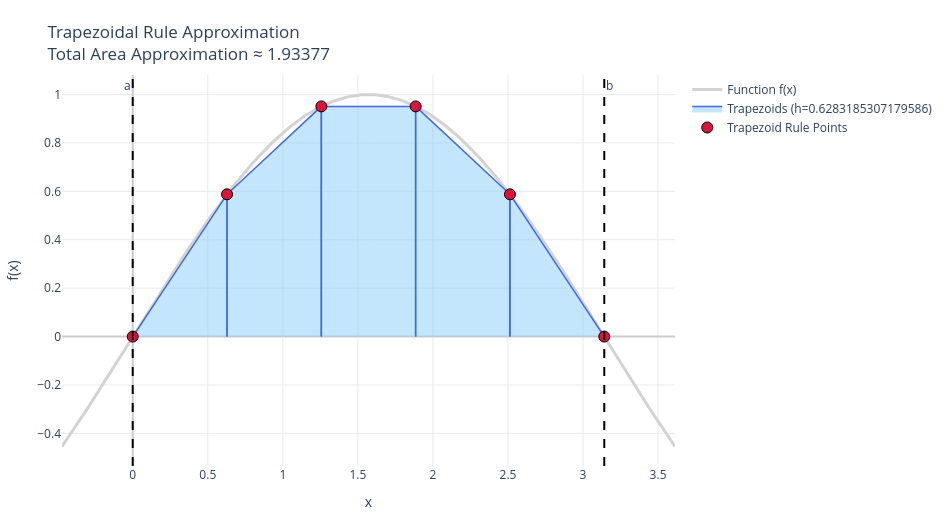

Here is the notebook cell this chart was saved with:
### Markdown cell above
```{literalinclude} ../../../executable_engineering/executable_engineering/numerical_integration_module.py
:language: python
:linenos:
:start-at: def trapezoid_rule
:end-before: def visualize_trapezoid_rule

### Code cell
exe.display_source(exe.trapezoid_rule)

result = exe.trapezoid_rule(np.sin, a=0, b=np.pi, n=5)
fig = exe.visualize_trapezoid_rule(np.sin, result)
fig.show()

### Figure 1 — Plotly figure (JSON) as saved in the notebook; plotly's stock layout.template omitted (floating-point values rounded to 4 significant figures; data arrays with more than 128 entries replaced by an {"elided": "..."} marker saying what was removed)
{"data": [{"line": {"color": "lightgray", "width": 3}, "mode": "lines", "name": "Function f(x)", "type": "scatter", "x": {"elided": "400 float values"}, "y": {"elided": "400 float values"}}, {"fill": "toself", "fillcolor": "rgba(135, 206, 250, 0.5)", "hoverinfo": "text", "line": {"color": "royalblue", "width": 1.5}, "mode": "lines", "name": "Trapezoids (h=0.6283185307179586)", "showlegend": true, "text": ["Interval: [0, 0.628]<br>Area ≈ 0.1847", "Interval: [0, 0.628]<br>Area ≈ 0.1847", "Interval: [0, 0.628]<br>Area ≈ 0.1847", "Interval: [0, 0.628]<br>Area ≈ 0.1847"], "type": "scatter", "x": [0, 0, 0.6283, 0.6283], "y": [0, 0, 0.5878, 0]}, {"fill": "toself", "fillcolor": "rgba(135, 206, 250, 0.5)", "hoverinfo": "text", "line": {"color": "royalblue", "width": 1.5}, "mode": "lines", "name": "Trapezoids (h=0.6283185307179586)", "showlegend": false, "text": ["Interval: [0.628, 1.26]<br>Area ≈ 0.4834", "Interval: [0.628, 1.26]<br>Area ≈ 0.4834", "Interval: [0.628, 1.26]<br>Area ≈ 0.4834", "Interval: [0.628, 1.26]<br>Area ≈ 0.4834"], "type": "scatter", "x": [0.6283, 0.6283, 1.257, 1.257], "y": [0, 0.5878, 0.9511, 0]}, {"fill": "toself", "fillcolor": "rgba(135, 206, 250, 0.5)", "hoverinfo": "text", "line": {"color": "royalblue", "width": 1.5}, "mode": "lines", "name": "Trapezoids (h=0.6283185307179586)", "showlegend": false, "text": ["Interval: [1.26, 1.88]<br>Area ≈ 0.5976", "Interval: [1.26, 1.88]<br>Area ≈ 0.5976", "Interval: [1.26, 1.88]<br>Area ≈ 0.5976", "Interval: [1.26, 1.88]<br>Area ≈ 0.5976"], "type": "scatter", "x": [1.257, 1.257, 1.885, 1.885], "y": [0, 0.9511, 0.9511, 0]}, {"fill": "toself", "fillcolor": "rgba(135, 206, 250, 0.5)", "hoverinfo": "text", "line": {"color": "royalblue", "width": 1.5}, "mode": "lines", "name": "Trapezoids (h=0.6283185307179586)", "showlegend": false, "text": ["Interval: [1.88, 2.51]<br>Area ≈ 0.4834", "Interval: [1.88, 2.51]<br>Area ≈ 0.4834", "Interval: [1.88, 2.51]<br>Area ≈ 0.4834", "Interval: [1.88, 2.51]<br>Area ≈ 0.4834"], "type": "scatter", "x": [1.885, 1.885, 2.513, 2.513], "y": [0, 0.9511, 0.5878, 0]}, {"fill": "toself", "fillcolor": "rgba(135, 206, 250, 0.5)", "hoverinfo": "text", "line": {"color": "royalblue", "width": 1.5}, "mode": "lines", "name": "Trapezoids (h=0.6283185307179586)", "showlegend": false, "text": ["Interval: [2.51, 3.14]<br>Area ≈ 0.1847", "Interval: [2.51, 3.14]<br>Area ≈ 0.1847", "Interval: [2.51, 3.14]<br>Area ≈ 0.1847", "Interval: [2.51, 3.14]<br>Area ≈ 0.1847"], "type": "scatter", "x": [2.513, 2.513, 3.142, 3.142], "y": [0, 0.5878, 1.225e-16, 0]}, {"hoverinfo": "text", "hovertext": ["Evaluation Point<br>x = 0<br>f(x) = 0", "Evaluation Point<br>x = 0.6283<br>f(x) = 0.5878", "Evaluation Point<br>x = 1.257<br>f(x) = 0.9511", "Evaluation Point<br>x = 1.885<br>f(x) = 0.9511", "Evaluation Point<br>x = 2.513<br>f(x) = 0.5878", "Evaluation Point<br>x = 3.142<br>f(x) = 1.225e-16"], "marker": {"color": "crimson", "line": {"color": "black", "width": 1}, "size": 11, "symbol": "circle"}, "mode": "markers", "name": "Trapezoid Rule Points", "type": "scatter", "x": [0.0, 0.6283, 1.257, 1.885, 2.513, 3.142], "y": [0.0, 0.5878, 0.9511, 0.9511, 0.5878, 1.225e-16]}], "layout": {"annotations": [{"showarrow": false, "text": "a", "x": 0, "xanchor": "right", "xref": "x", "y": 1, "yanchor": "top", "yref": "y domain"}, {"showarrow": false, "text": "b", "x": 3.142, "xanchor": "left", "xref": "x", "y": 1, "yanchor": "top", "yref": "y domain"}], "height": 520, "legend": {"bgcolor": "rgba(255, 255, 255, 0.8)", "x": 1.02, "xanchor": "left", "y": 1, "yanchor": "top"}, "margin": {"b": 25, "l": 25, "r": 200, "t": 75}, "plot_bgcolor": "white", "shapes": [{"line": {"color": "black", "dash": "dash", "width": 2}, "type": "line", "x0": 0, "x1": 0, "xref": "x", "y0": 0, "y1": 1, "yref": "y domain"}, {"line": {"color": "black", "dash": "dash", "width": 2}, "type": "line", "x0": 3.142, "x1": 3.142, "xref": "x", "y0": 0, "y1": 1, "yref": "y domain"}], "title": {"text": "Trapezoidal Rule Approximation<br>Total Area Approximation ≈ 1.93377"}, "width": 950, "xaxis": {"gridcolor": "#eaeaea", "showgrid": true, "title": {"text": "x"}, "zeroline": true, "zerolinecolor": "#cccccc"}, "yaxis": {"gridcolor": "#eaeaea", "showgrid": true, "title": {"text": "f(x)"}, "zeroline": true, "zerolinecolor": "#cccccc"}}}
